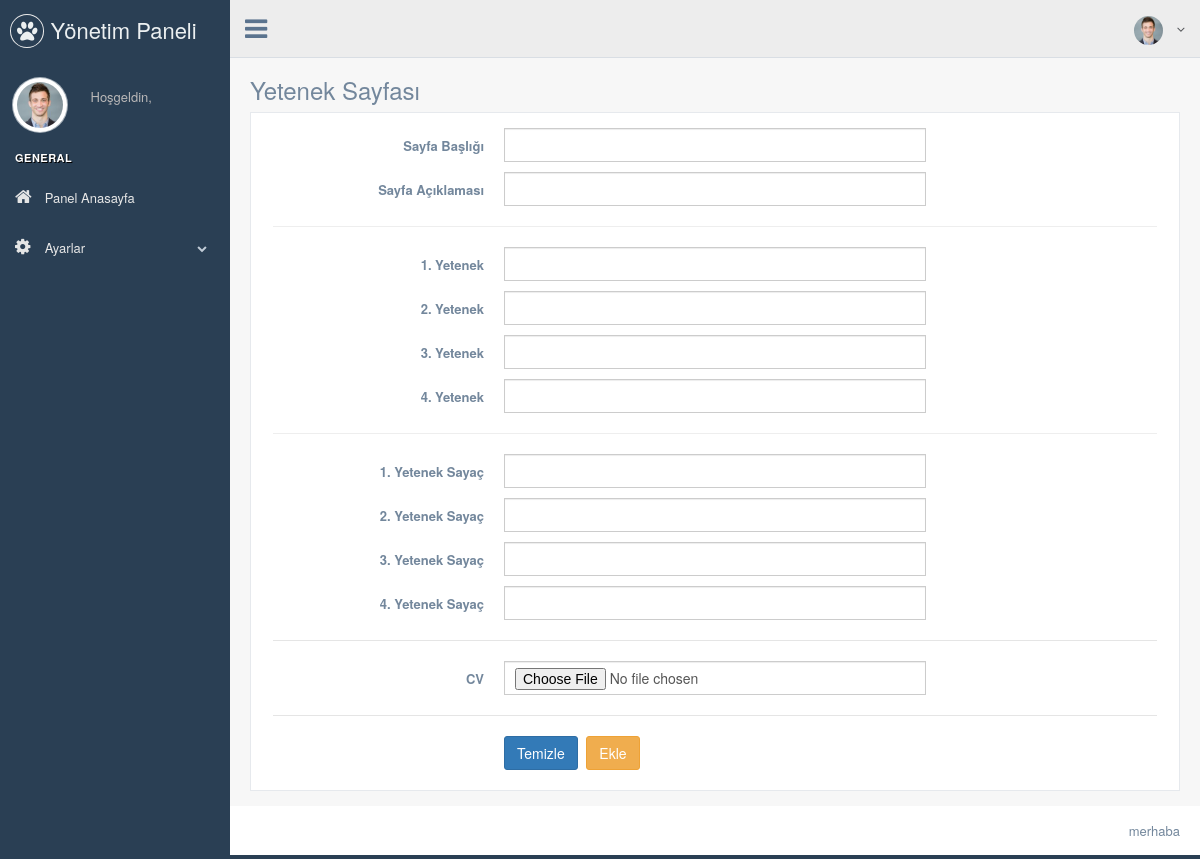
Before: /pp/nedmin/skill.php with the older database file.
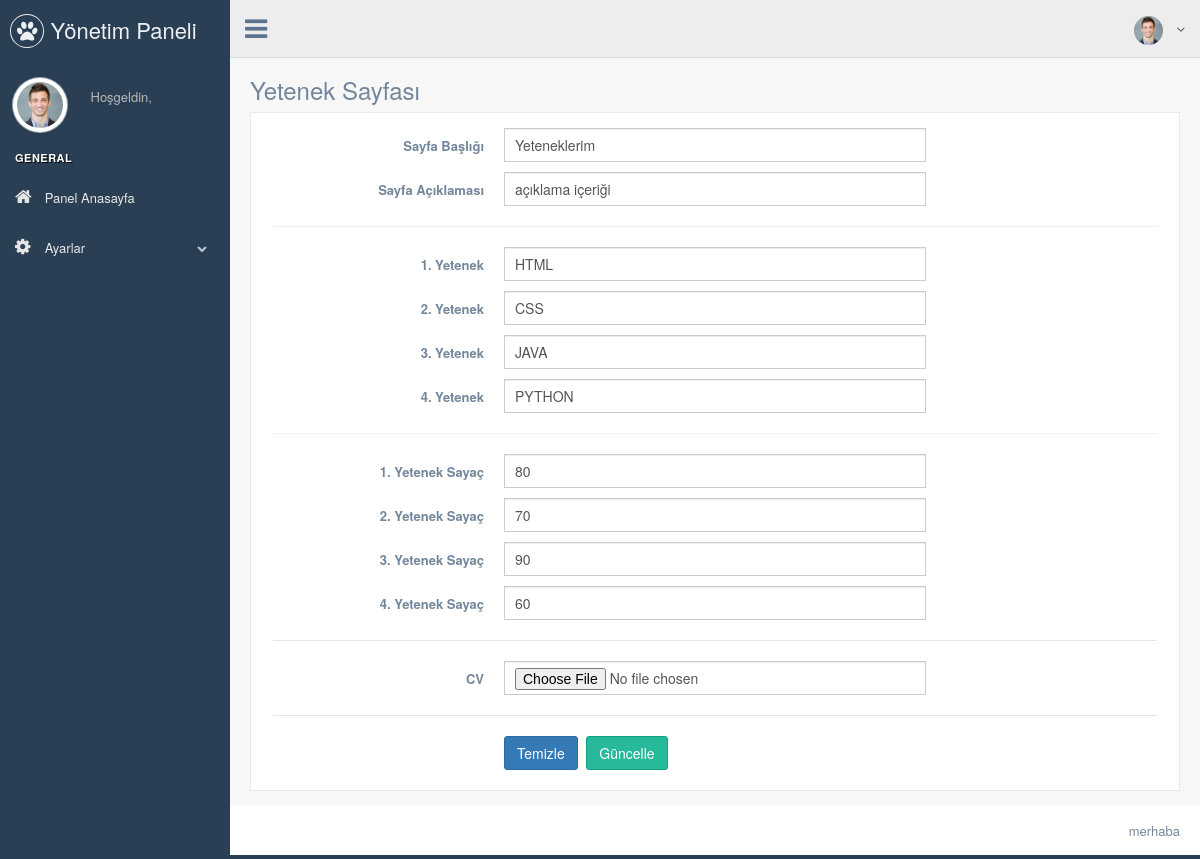
After: the same page with the newer database file.
### tables this page shows
CREATE TABLE `skills` (
  `skill_id` int(11) NOT NULL,
  `title` varchar(50) NOT NULL,
  `content` varchar(250) NOT NULL,
  `first_skill` varchar(50) NOT NULL,
  `second_skill` varchar(50) NOT NULL,
  `third_skill` varchar(50) NOT NULL,
  `forth_skill` varchar(50) NOT NULL,
  `first_counter` varchar(10) NOT NULL,
  `second_counter` varchar(10) NOT NULL,
  `third_counter` varchar(10) NOT NULL,
  `forth_counter` varchar(10) NOT NULL,
  `cv` varchar(250) NOT NULL
);

### pp/nedmin/skill.php (the view, shortened to what this page needs)
<?php
include 'header.php';
$check_skill = $db->prepare("SELECT * FROM skills");
$check_skill->execute();
$control_skill = $check_skill->rowCount();
$fetch_skill = $db->prepare("SELECT * FROM skills WHERE skill_id=1");
$fetch_skill->execute();
$fetch = $fetch_skill->fetch(PDO::FETCH_ASSOC);
?>
<div class="right_col" role="main">
    <div class="">
        <div class="page-title">
            <div class="title_left">
                <h3>Yetenek Sayfası</h3>
            </div>
        </div>
        <div class="clearfix"></div>
        <div class="row">
            <div class="col-md-12 col-sm-12 col-xs-12">
                <div class="x_panel">
                    <div class="x_content">
                        <form class="form-horizontal form-label-left" action="process.php" method="POST">
                            <div class="item form-group">
                                <label class="control-label col-md-3 col-sm-3 col-xs-12" for="name">Sayfa Başlığı
                                </label>
                                <div class="col-md-6 col-sm-6 col-xs-12">
                                    <input class="form-control col-md-7 col-xs-12" value="<?php echo $fetch['title']; ?>" name="title" required="required" type="text">
                                </div>
                            </div>
                            <div class="item form-group">
                                <label class="control-label col-md-3 col-sm-3 col-xs-12">Sayfa Açıklaması
                                </label>
                                <div class="col-md-6 col-sm-6 col-xs-12">
                                    <input class="form-control col-md-7 col-xs-12" value="<?php echo $fetch['content']; ?>" name="content" required="required" type="text">
                                </div>
                            </div>
                            <hr>
                            <div class="item form-group">
                                <label class="control-label col-md-3 col-sm-3 col-xs-12" for="email">1. Yetenek
                                </label>
                                <div class="col-md-6 col-sm-6 col-xs-12">
                                    <input type="text" name="first_skill" value="<?php echo $fetch['first_skill']; ?>" required="required" class="form-control col-md-7 col-xs-12">
                                </div>
                            </div>
                            <div class="item form-group">
                                <label class="control-label col-md-3 col-sm-3 col-xs-12" for="email">2. Yetenek
                                </label>
                                <div class="col-md-6 col-sm-6 col-xs-12">
                                    <input type="text" name="second_skill" value="<?php echo $fetch['second_skill']; ?>" required="required" class="form-control col-md-7 col-xs-12">
                                </div>
                            </div>
                            <div class="item form-group">
                                <label class="control-label col-md-3 col-sm-3 col-xs-12" for="email">3. Yetenek
                                </label>
                                <div class="col-md-6 col-sm-6 col-xs-12">
                                    <input type="text" name="third_skill" value="<?php echo $fetch['third_skill']; ?>" required="required" class="form-control col-md-7 col-xs-12">
                                </div>
                            </div>
                            <div class="item form-group">
                                <label class="control-label col-md-3 col-sm-3 col-xs-12" for="email">4. Yetenek
                                </label>
                                <div class="col-md-6 col-sm-6 col-xs-12">
                                    <input type="text" name="forth_skill" value="<?php echo $fetch['forth_skill']; ?>" required="required" class="form-control col-md-7 col-xs-12">
                                </div>
                            </div>
                            <hr>
                            <div class="item form-group">
                                <label class="control-label col-md-3 col-sm-3 col-xs-12" for="email">1. Yetenek Sayaç
                                </label>
                                <div class="col-md-6 col-sm-6 col-xs-12">
                                    <input type="text" name="first_counter" value="<?php echo $fetch['first_counter']; ?>" required="required" class="form-control col-md-7 col-xs-12">
                                </div>
                            </div>
                            <div class="item form-group">
                                <label class="control-label col-md-3 col-sm-3 col-xs-12" for="email">2. Yetenek Sayaç
                                </label>
                                <div class="col-md-6 col-sm-6 col-xs-12">
                                    <input type="text" name="second_counter" value="<?php echo $fetch['second_counter']; ?>" required="required" class="form-control col-md-7 col-xs-12">
                                </div>
                            </div>
                            <div class="item form-group">
                                <label class="control-label col-md-3 col-sm-3 col-xs-12" for="email">3. Yetenek Sayaç
                                </label>
                                <div class="col-md-6 col-sm-6 col-xs-12">
                                    <input type="text" name="third_counter" value="<?php echo $fetch['third_counter']; ?>" required="required" class="form-control col-md-7 col-xs-12">
                                </div>
                            </div>
                            <div class="item form-group">
                                <label class="control-label col-md-3 col-sm-3 col-xs-12" for="email">4. Yetenek Sayaç
                                </label>
                                <div class="col-md-6 col-sm-6 col-xs-12">
                                    <input type="text" name="forth_counter" value="<?php echo $fetch['forth_counter']; ?>" required="required" class="form-control col-md-7 col-xs-12">
                                </div>
                            </div>
                            <div class="ln_solid"></div>
                            <div class="item form-group">
                                <label class="control-label col-md-3 col-sm-3 col-xs-12" for="email">CV
                                </label>
                                <div class="col-md-6 col-sm-6 col-xs-12">
                                    <input type="file" name="cv" required="required" class="form-control col-md-7 col-xs-12">
                                </div>
                            </div>
                            <div class="ln_solid"></div>
                            <div class="form-group">
                                <div class="col-md-6 col-md-offset-3">
                                    <button type="reset" class="btn btn-primary">Temizle</button>
                                    <?php
                                    if ($control_skill == 1) { ?>
                                        <button type="submit" class="btn btn-success" name="update_skills">Güncelle</button>
                                    <?php  } else { ?>
                                        <button type="submit" class="btn btn-warning" name="insert_skills">Ekle</button>
                                    <?php } ?>
                                </div>
                            </div>
                        </form>
                    </div>
                </div>
            </div>
        </div>
    </div>
</div>
<?php
include 'footer.php';
?>

### pp/nedmin/header.php (shortened to what this page needs)
<?php
include 'connect.php';
$user_name = $_SESSION['user_name'];
$query = $db->prepare("SELECT * FROM user WHERE user_name='$user_name'");
$query->execute();
$fetch = $query->fetch(PDO::FETCH_ASSOC);
?>
<!DOCTYPE html>
<html lang="en">
<head>
    <link href="./vendors/bootstrap/dist/css/bootstrap.min.css" rel="stylesheet">
    <link href="./vendors/font-awesome/css/font-awesome.min.css" rel="stylesheet">
    <link href="./vendors/nprogress/nprogress.css" rel="stylesheet">
    <link href="./vendors/iCheck/skins/flat/green.css" rel="stylesheet">
    <link href="./vendors/bootstrap-progressbar/css/bootstrap-progressbar-3.3.4.min.css" rel="stylesheet">
    <link href="./vendors/jqvmap/dist/jqvmap.min.css" rel="stylesheet" />
    <link href="./vendors/bootstrap-daterangepicker/daterangepicker.css" rel="stylesheet">
    <link href="./build/css/custom.min.css" rel="stylesheet">
</head>
<body class="nav-md">
    <div class="container body">
        <div class="main_container">
            <div class="col-md-3 left_col">
                <div class="left_col scroll-view">
                    <div class="navbar nav_title" style="border: 0;">
                        <a href="index.html" class="site_title"><i class="fa fa-paw"></i> <span>Yönetim Paneli</span></a>
                    </div>
                    <div class="profile clearfix">
                        <div class="profile_pic">
                            <img src="images/img.jpg" alt="..." class="img-circle profile_img">
                        </div>
                        <div class="profile_info">
                            <span>Hoşgeldin,</span>
                        </div>
                    </div>
                    <br />
                    <div id="sidebar-menu" class="main_menu_side hidden-print main_menu">
                        <div class="menu_section">
                            <h3>General</h3>
                            <ul class="nav side-menu">
                                <li><a href="index.php"><i class="fa fa-home"></i> Panel Anasayfa</a></li>
                                <li><a><i class="fa fa-cog"></i> Ayarlar <span class="fa fa-chevron-down"></span></a>
                                </li>
                            </ul>
                        </div>
                    </div>
                </div>
            </div>
            <div class="top_nav">
                <div class="nav_menu">
                    <nav>
                        <div class="nav toggle">
                            <a id="menu_toggle"><i class="fa fa-bars"></i></a>
                        </div>
                        <ul class="nav navbar-nav navbar-right">
                            <li class="">
                                <a href="javascript:;" class="user-profile dropdown-toggle" data-toggle="dropdown" aria-expanded="false">
                                    <img src="images/img.jpg" alt=""><?php echo $fetch['user_name']; ?>
                                    <span class=" fa fa-angle-down"></span>
                                </a>
                            </li>
                        </ul>
                    </nav>
                </div>
            </div>

### pp/nedmin/footer.php (shortened to what this page needs)
<footer>
    <div class="pull-right">merhaba
    </div>
    <div class="clearfix"></div>
</footer>
</div>
</div>
</body>
</html>

Changed rows visible on the page:
added skills: title "Yeteneklerim", content "açıklama içeriği", first_skill "HTML", second_skill "CSS", third_skill "JAVA", forth_skill "PYTHON", first_counter "80", second_counter "70", third_counter "90", forth_counter "60"
Other visible differences:
text no longer shown: "Ekle"
text now shown: "Güncelle"
